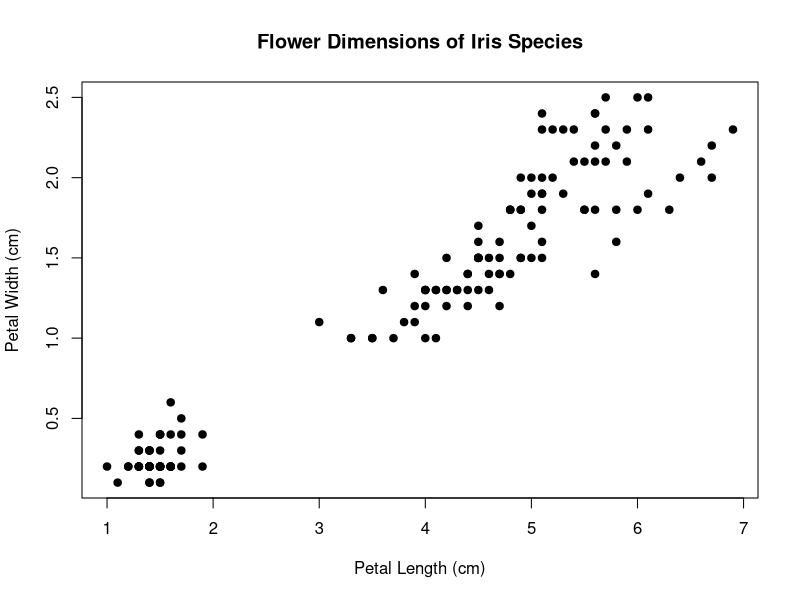
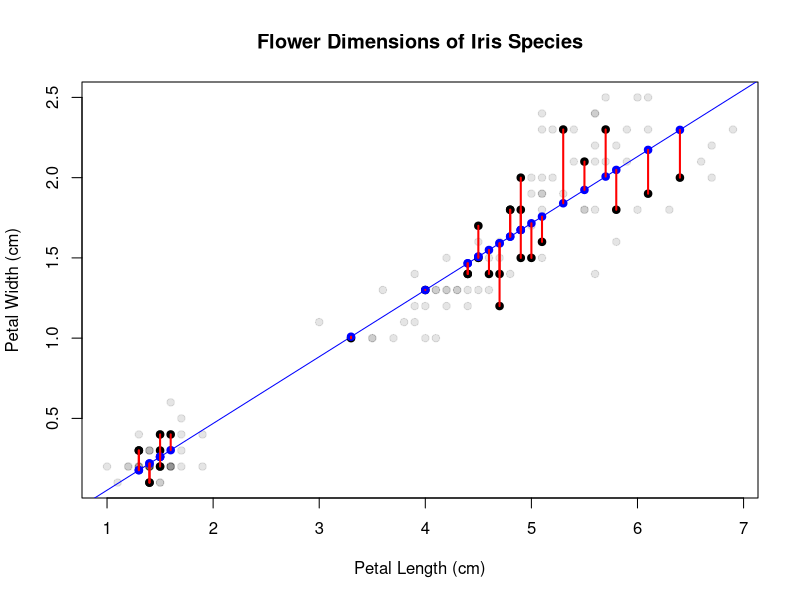
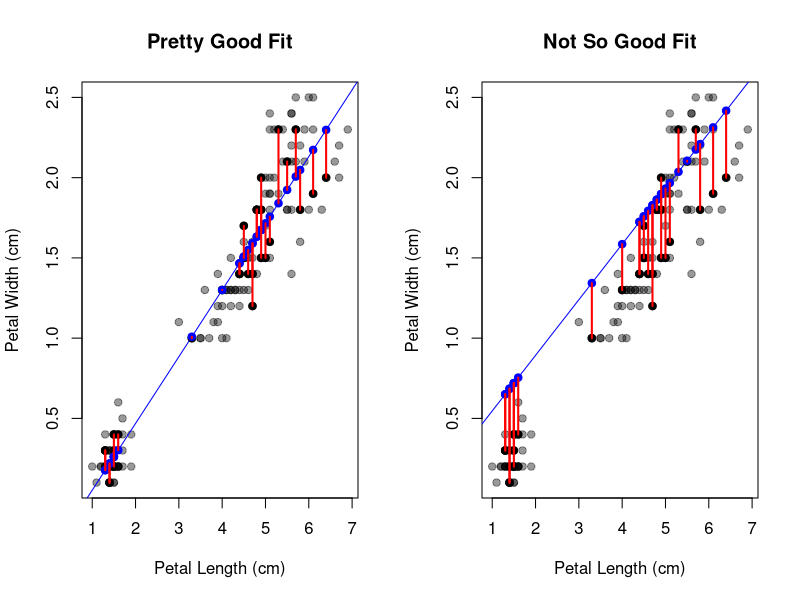
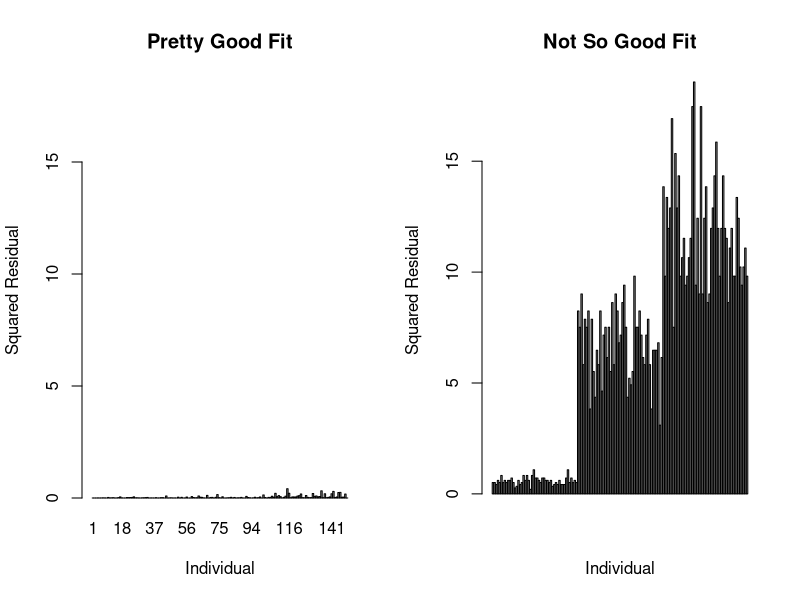
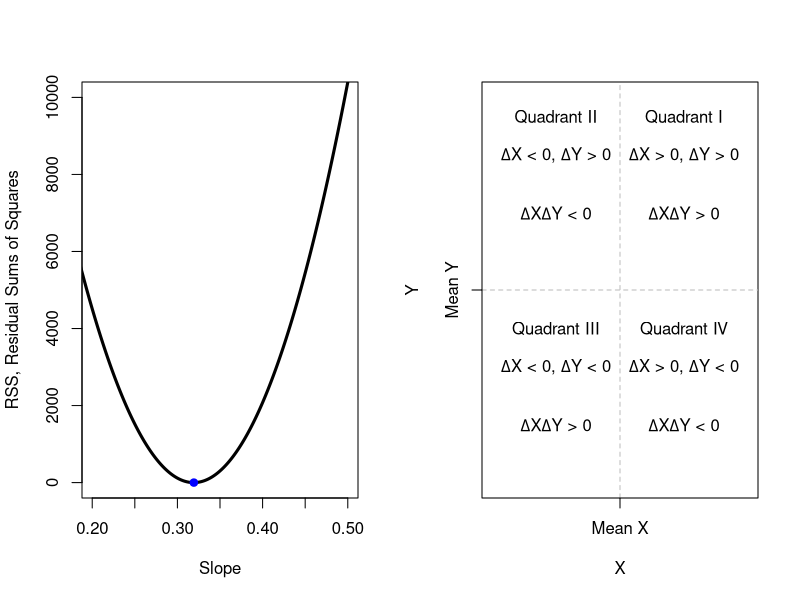
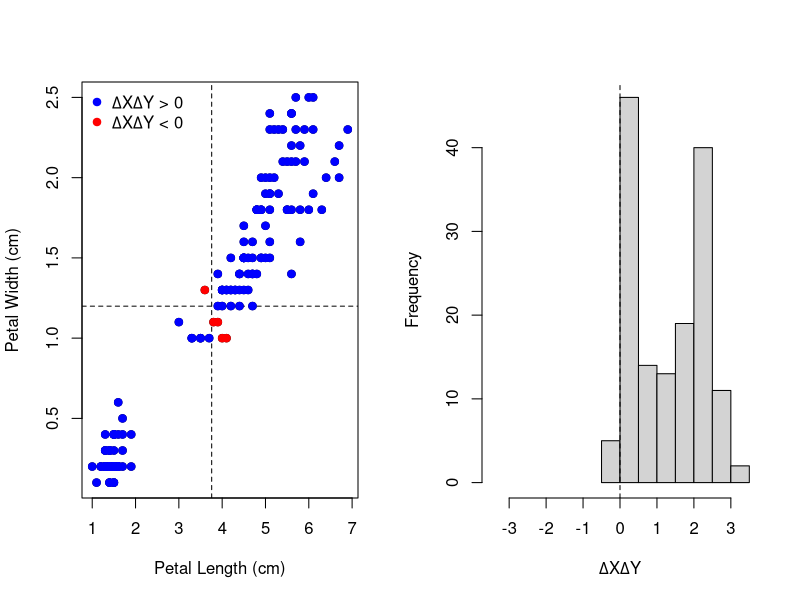

Reproduce these figures in R, in order. (Note: this script raises an error after producing the figures.)
## ---- chunk 1
knitr::opts_chunk$set(echo = TRUE)
## ---- chunk 2
data("iris")
str(iris)
head(iris)
## ---- chunk 3
iris[4,]
## ---- chunk 4
plot(iris$Petal.Length, iris$Petal.Width, pch = 19,
     xlab = 'Petal Length (cm)', ylab = 'Petal Width (cm)',
     main = 'Flower Dimensions of Iris Species')
## ---- chunk 5
plot(iris$Petal.Length, iris$Petal.Width, pch = 19,
     col = rgb(0,0,0, alpha = 0.1),
     xlab = 'Petal Length (cm)', ylab = 'Petal Width (cm)',
     main = 'Flower Dimensions of Iris Species')
set.seed(5)
indx <- sample(1:length(iris$Petal.Length), 30, replace = FALSE)
mdl <- lm(Petal.Width ~ Petal.Length, data = iris)
abline(mdl$coefficients, col = 'blue')
points(iris$Petal.Length[indx], 
       iris$Petal.Width[indx], 
       pch = 19)
points(iris$Petal.Length[indx], mdl$fitted.values[indx],
       col = 'blue', pch = 19)
for (i in 1:length(indx)){
  lines(rep(iris$Petal.Length[indx[i]],2), 
        c(mdl$fitted.values[indx[i]], iris$Petal.Width[indx[i]]),
        col = 'red', lwd = 2)
}
## ---- chunk 6
par(mfcol = c(1,2))
plot(iris$Petal.Length, iris$Petal.Width, pch = 19,
     col = rgb(0,0,0, alpha = 0.4),
     xlab = 'Petal Length (cm)', ylab = 'Petal Width (cm)',
     main = 'Pretty Good Fit')
set.seed(5)
indx <- sample(1:length(iris$Petal.Length), 30, replace = FALSE)
mdl <- lm(Petal.Width ~ Petal.Length, data = iris)
abline(mdl$coefficients, col = 'blue')
points(iris$Petal.Length[indx], 
       iris$Petal.Width[indx], 
       pch = 19)
points(iris$Petal.Length[indx], mdl$fitted.values[indx],
       col = 'blue', pch = 19)
for (i in 1:length(indx)){
  lines(rep(iris$Petal.Length[indx[i]],2), 
        c(mdl$fitted.values[indx[i]], iris$Petal.Width[indx[i]]),
        col = 'red', lwd = 2)
}

plot(iris$Petal.Length, iris$Petal.Width, pch = 19,
     col = rgb(0,0,0, alpha = 0.4),
     xlab = 'Petal Length (cm)', ylab = 'Petal Width (cm)',
     main = 'Not So Good Fit')
beta0 <- 0.2
beta1 <- mdl$coefficients[2]/1.2
abline(a = beta0, b = beta1, col = 'blue')
predictions <- iris$Petal.Length*beta1 + beta0
residuals <- iris$Petal.Length - predictions
points(iris$Petal.Length[indx], 
       iris$Petal.Width[indx], 
       pch = 19)
points(iris$Petal.Length[indx], predictions[indx],
       col = 'blue', pch = 19)
for (i in 1:length(indx)){
  lines(rep(iris$Petal.Length[indx[i]],2), 
        c(predictions[indx[i]], iris$Petal.Width[indx[i]]),
        col = 'red', lwd = 2)
}
## ---- chunk 7
par(mfcol = c(1,2))
barplot(mdl$residuals^2,
     xlab = 'Individual', ylab = 'Squared Residual',
     main = 'Pretty Good Fit',
     ylim = c(0, max(residuals^2)))

barplot(residuals^2, xlab = 'Individual', ylab = 'Squared Residual',
        main = 'Not So Good Fit')
## ---- chunk 8
slopes <- seq(from = 0, to = 1, length = 1000)
RSS <- rep(NA, length(slopes))

for (i in 1:length(slopes)){
  RSS[i] <- sum(iris$Petal.Width - slopes[i]*iris$Petal.Length)^2
}
LSS.indx <- (which(RSS == min(RSS)))
plot(slopes, RSS, xlab = 'Slope', ylab = 'RSS, Residual Sums of Squares',
     typ = 'l', xlim = c(0.2, 0.5), ylim = c(0, 10000),
     lwd = 3)
lines(rep(slopes[LSS.indx],2), c(0, RSS[LSS.indx]), col = 'blue')
points(slopes[LSS.indx], RSS[LSS.indx], pch = 19, col = 'blue')
## ---- chunk 9
plot(0,0, typ = 'n', xlab = 'X', ylab = 'Y',
     xlim = c(-1,1), ylim = c(-1,1), xaxt = 'n', 
     yaxt = 'n')
abline(h = 0, lty = 2, col = 'gray')
abline(v = 0, lty = 2, col = 'gray')
axis(1, at = 0, label = 'Mean X')
axis(2, at = 0, label = 'Mean Y')
text(0.5,0.7, expression(paste(Delta, 'X > 0, ', Delta, 'Y > 0')))
text(-0.5,0.7, expression(paste(Delta, 'X < 0, ', Delta, 'Y > 0')))
text(-0.5,-0.4, expression(paste(Delta, 'X < 0, ', Delta, 'Y < 0')))
text(0.5,-0.4, expression(paste(Delta, 'X > 0, ', Delta, 'Y < 0')))

text(0.5,0.4, expression(paste(Delta, 'X', Delta, 'Y > 0')))
text(-0.5,0.4, expression(paste(Delta, 'X', Delta, 'Y < 0')))
text(-0.5,-0.7, expression(paste(Delta, 'X', Delta, 'Y > 0')))
text(0.5,-0.7, expression(paste(Delta, 'X', Delta, 'Y < 0')))

text(0.5,0.9, 'Quadrant I')
text(-0.5,0.9, 'Quadrant II')
text(-0.5,-0.2, 'Quadrant III')
text(0.5,-0.2, 'Quadrant IV')
## ---- chunk 10
par(mfcol = c(1,2))
plot(iris$Petal.Length, iris$Petal.Width, pch = 19, 
     xlab = 'Petal Length (cm)', ylab = 'Petal Width (cm)')
abline(v = mean(iris$Petal.Length), lty = 2)
abline(h = mean(iris$Petal.Width), lty = 2)

sign <- (iris$Petal.Length - mean(iris$Petal.Length))*(iris$Petal.Width-mean(iris$Petal.Width))
points(iris$Petal.Length[sign>0], iris$Petal.Width[sign>0], pch = 19,
       col = 'blue')
points(iris$Petal.Length[sign<0], iris$Petal.Width[sign<0], pch = 19,
       col = 'red')
legend('topleft', 
       legend = c(expression(paste(Delta, 'X',Delta,'Y > 0')), 
                  expression(paste(Delta, 'X',Delta,'Y < 0'))),
       bty = 'n', pch = 19, col = c('blue','red'))

hist(sign, xlab = expression(paste(Delta, 'X',Delta,'Y')),
     xlim = max(abs(sign))*c(-1,1), main = '')
abline(v = 0, lty = 2)
## ---- chunk 11
slope.t <- c(-3, -0.75, 0, 0.75, 3)
sigma <- 1

n <- 50
x <- rnorm(n, 0, sd = 1)
error <- rnorm(n, 0, sd = sigma)

par(mfrow = c(5,2))
for (i in 1:length(slope.t)){
  y <- slope.t[i]*x + error
  
  mdl <- lm(y ~ x)
  plot(x, y, xlab = 'X', ylab = 'Y', typ = 'n',
       main = paste('LSE Slope = ', round(mdl$coefficients[2],2), sep =''))
  abline(v = mean(x), lty = 2)
  abline(h = mean(y), lty = 2)
  
  sign <- (x - mean(x))*(y-mean(y))
  points(x[sign>0], y[sign>0], pch = 19,
         col = 'blue')
  points(x[sign<0], y[sign<0], pch = 19,
         col = 'red')
  hist(sign, xlab = expression(paste(Delta, 'X',Delta,'Y')),
     xlim = max(abs(sign))*c(-1,1), main = '')
abline(v = 0, lty = 2)
}
## ---- chunk 12
rm(list = ls())
n <- 1000

# To make this work, I'm using a lognormal distribution. We'll talk about what this is in 
# a couple weeks. For now, you need to know that the lognormal has two parameters, a mean 
# and a variance, just like the normal. However, these are defined on the log scale. As
# such, I need to do a bit of math to make sure I get the means and variances I need! You 
# can just take the E and V to be the mean and standard deviation and you can ignore the 
# following two lines.
Xmu <- 25
Xsigma <- 5

###################################

# We'll set the random number generator for reproducibility
set.seed(1)
# Make a population of diameter of plants assuming a log-normal distribution.
X <- rnorm(n, Xmu, Xsigma)

true.int <- 90
true.slope <- 2
true.error <- 5

Y <- true.int + true.slope*X + rnorm(n, 0, true.error)
plot(X, Y, col = rgb(0.5,0.5,0.5, alpha = 0.3), pch = 19,
     xlab= 'Predictor', ylab = 'Response',
     main = 'Population Relationship')

## ---- chunk 13
samp.n <- 15
samp.ind <- sample(1:n, samp.n, replace = T)

data <- data.frame(X[samp.ind], Y[samp.ind])
colnames(data) <- c('Predictor', 'Response')

plot(data$Predictor, data$Response, 
     col = 'black', pch = 19,
     xlab= 'Predictor', ylab = 'Response',
     main = 'Sample Relationship')
lin.mdl <- lm(Response ~ Predictor, data)
abline(lin.mdl$coefficients, col = 'blue', lwd = 3)
est.cov <- vcov(lin.mdl)

## ---- chunk 14
library(MASS)
post.samples <- 1000
rand.estimates <- mvrnorm(post.samples, 
                          mu = coefficients(lin.mdl), 
                          Sigma = est.cov) # from MASS package
par(mfcol = c(1,2))
x <- seq(from = 0.8*min(data$Predictor), 
        to = 1.2*max(data$Predictor), 
        length = 1000)
mean.predict <- coefficients(lin.mdl)[1] + coefficients(lin.mdl)[2]*x
plot(0,0, 'n', xlab = 'Predictor', ylab = 'Response', 
     main = c('Sampling Distribution of', 'Linear Relationship'),
     xlim = c(0.8*min(data$Predictor), 1.2*max(data$Predictor)), 
     ylim = c(0.8*min(data$Response), 
              1.2*max(data$Response)), 
     cex = 1.2)
for (i in 1:post.samples){
  pred.mdl = rand.estimates[i,1] + rand.estimates[i,2]*x
  lines(x, pred.mdl, col = rgb(0,0,0, alpha = 0.05))
}
abline(true.int, true.slope, col = 'red', lwd = 3)
abline(lin.mdl$coefficients, col = 'blue', lwd = 3)
legend('topleft', legend = c('True Line', 'Best Estimate'), 
       col = c('red', 'blue'), lty = 1, lwd = 2)

plot(rand.estimates[,1], rand.estimates[,2], xlab = 'Estimated Intercept', 
     ylab = 'Estimated Slope', pch = 19, col = rgb(0,0,0, alpha = 0.1),
     main = c('Sampling Distribution of', 'Linear Relationship'))
points(true.int, true.slope, col = 'red', pch = 19, cex = 1.2)
points(lin.mdl$coefficients[1],lin.mdl$coefficients[2], col = 'blue', pch = 19, cex = 1.2)
legend('topright', legend = c('True Line Parameters', 'Best Estimate'), 
       col = c('red', 'blue'), pch = 19, cex = 1.2)
## ---- chunk 15

# We can find the 95% confidence interval for the regression relationship, yhat. 
# It is itself a random variable that is normally distributed conditional on x. 
# The mean is
mu_coef <- coefficients(lin.mdl)
Xbar_yhat <- mu_coef[1] + mu_coef[2]*x

# And the standard deviation is
SE_yhat <- sqrt(est.cov[1,1] + x^2*est.cov[2,2] + 2*x*est.cov[1,2])

# The 95% confidence interval for each x value is then
yhatCI025 = Xbar_yhat + qt(0.025, n-2)*SE_yhat
yhatCI975 = Xbar_yhat + qt(0.975, n-2)*SE_yhat

plot(data$Predictor, data$Response, 
     col = 'black', pch = 19,
     xlab= 'Predictor', ylab = 'Response',
     main = 'Sample Relationship')
abline(lin.mdl$coefficients, col = 'blue', lwd = 3)
lines(x, Xbar_yhat)
lines(x, yhatCI025, lty = 2)
lines(x, yhatCI975, lty = 2)
abline(true.int, true.slope, col = 'red', lwd = 3)

## ---- chunk 16
plot(0,0, typ = 'n', xlab = 'Predictor', ylab = 'Response', 
     main = '', 
     xlim = c(0.9*min(data$Predictor), 1.1*max(data$Predictor)), 
     ylim = c(0.9*min(data$Response), 
              1.1*max(data$Response)),
     cex = 1.2)
polygon(c(x,x[length(x):1]), c(yhatCI975, yhatCI025[length(x):1]), 
        col = rgb(0,0,0, alpha = 0.2), border = NA)
points(data$Predictor, data$Response, pch = 19, cex = 1.2)
abline(true.int, true.slope, col = 'red', lwd = 3)
abline(lin.mdl$coefficients, col = 'blue', lwd = 3)
legend('topleft', legend = c('True Line', 'Best Estimate'), 
       col = c('red', 'blue'), lty = 1, lwd = 2)
## ---- chunk 17
summary(lin.mdl)
## ---- chunk 18
plot(iris$Petal.Length, iris$Petal.Width, pch = 19,
     xlab = 'Petal Length (cm)', ylab = 'Petal Width (cm)',
     main = 'Flower Dimensions of Iris Species')

iris.mdl <- lm(Petal.Width ~ Petal.Length, data = iris)
abline(coefficients(iris.mdl), col = 'blue', lwd = 3)
new.data <- data.frame(Petal.Length = seq(0, 7, length = 100))
cis <- predict(iris.mdl, newdata = new.data, 
              interval = 'confidence', level = 0.95)
polygon(c(new.data$Petal.Length, rev(new.data$Petal.Length)), 
        c(cis[,2], rev(cis[,3])), col = rgb(0,0,0, alpha = 0.2), border = NA)

par(mfcol = c(2,2))
plot(iris.mdl)
## ---- chunk 19
summary(iris.mdl)
## ---- chunk 20
x <- seq(from = 0, to = 3, length = 10000)
y <- dnorm(x, mean = 1.72, sd = 0.207)

plot(x,y,
     xlab = 'Petal Width (cm)', ylab = 'Probability Density',
     main = 'Distribution of Petal Width for 5 cm Petal Length',
     typ = 'l', lwd = 1)
lines(rep(1.72,2), c(0, dnorm(1.72, mean = 1.72, sd = 0.207)), lty = 2)

ci.99 <- qnorm(c(0.005, 0.995), mean = 1.72, sd = 0.207)
indx.99 <- which(x < ci.99[2] & x > ci.99[1])
polygon(c(x[indx.99[1]],x[indx.99],x[indx.99[length(indx.99)]]), 
        c(0,y[indx.99],0), col = rgb(0,0,0, alpha = 0.1), border = NA)

ci.95 <- qnorm(c(0.025, 0.975), mean = 1.72, sd = 0.207)
indx.95 <- which(x < ci.95[2] & x > ci.95[1])
polygon(c(x[indx.95[1]],x[indx.95],x[indx.95[length(indx.95)]]), 
        c(0,y[indx.95],0), col = rgb(0,0,0, alpha = 0.1), border = NA)

ci.68 <- qnorm(c(0.16, 0.84), mean = 1.72, sd = 0.207)
indx.68 <- which(x < ci.68[2] & x > ci.68[1])
polygon(c(x[indx.68[1]],x[indx.68],x[indx.68[length(indx.68)]]), 
        c(0,y[indx.68],0), col = rgb(0,0,0, alpha = 0.1), border = NA)
legend('topleft', legend = c('99% CI', '95% CI', '68% CI'),
       fill = c(rgb(0,0,0, alpha = 0.1), 
                rgb(0,0,0, alpha = 0.2),
                rgb(0,0,0, alpha = 0.3)),
       bty = 'n')

## ---- chunk 21
plot(iris$Petal.Length, iris$Petal.Width, pch = 19,
     xlab = 'Petal Length (cm)', ylab = 'Petal Width (cm)',
     main = 'Flower Dimensions of Iris Species')

iris.mdl <- lm(Petal.Width ~ Petal.Length, data = iris)

abline(coefficients(iris.mdl), col = 'black', lwd = 2)

new.data <- data.frame(Petal.Length = seq(0, 7, length = 100))
cis <- predict(iris.mdl, newdata = new.data, 
              interval = 'confidence', level = 0.95)
polygon(c(new.data$Petal.Length, rev(new.data$Petal.Length)),
        c(cis[,2], rev(cis[,3])), col = rgb(0,0,0, alpha = 0.2), border = NA)
pis <- predict(iris.mdl, newdata = new.data, 
              interval = 'prediction', level = 0.95)
polygon(c(new.data$Petal.Length, rev(new.data$Petal.Length)),
        c(pis[,2], rev(pis[,3])), col = rgb(0,0,0, alpha = 0.2), border = NA)
legend('topleft', legend = c('95% Confidence Interval', '95% Prediction Interval'),
       fill = c(rgb(0,0,0, alpha = 0.4), 
                rgb(0,0,0, alpha = 0.2)),
       bty = 'n')
